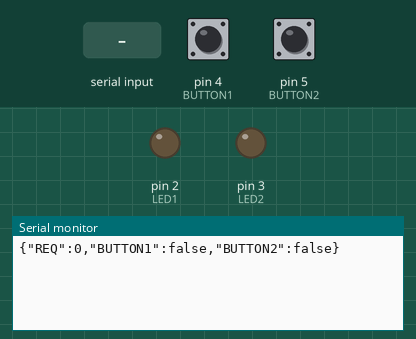
Recording of a sketch running on a simulated Arduino Uno, built with avr-gcc and run on an emulated ATmega328P. Shown: output pins drawn as LEDs (lit = HIGH), the last lines printed to the serial monitor. Inputs (shaded band) come from the test bench; at power-on: pin 4 (BUTTON1) LOW, pin 5 (BUTTON2) LOW. Pins used as bus, display or sensor lines are not drawn.

Above: at 0.9 s.
1.0 s: "1\n" received over Serial
At 2.4 s:
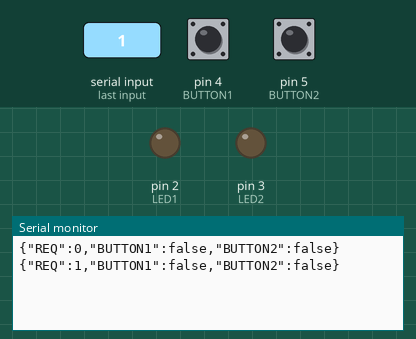
2.5 s: pin 4 (BUTTON1) pulled HIGH for 1 s
At 5.8 s:
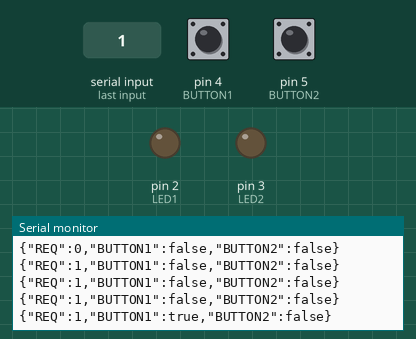
6.5 s: pin 5 (BUTTON2) pulled HIGH for 1 s
At 9.7 s:
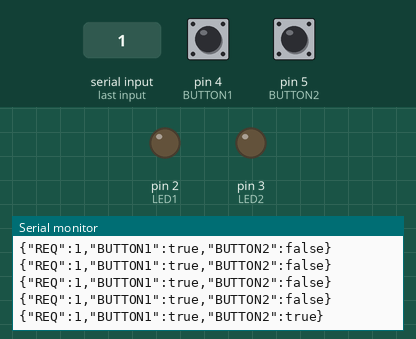

The sketch:

BikeDashboardPlus.ino
```cpp
// (licence header left out)
#define LED1 2
#define LED2 3
#define BUTTON1 4
#define BUTTON2 5
#define INTERVAL 500

#define ROWS 2
#define COLS 10

#include <ArduinoJson.h>
#include <Wire.h>

typedef unsigned long long ull;

// LED display
const int row[ROWS] = {6, 7};
const int col[COLS] = {8, 9, 10, 11, 12, 13, A2, A3, A4, A5};
bool disp[ROWS][COLS];

// serial communication with RPi
StaticJsonDocument<128> send_doc;
StaticJsonDocument<256> receive_doc;

// Cfg
uint8_t led, dtm, bc1, bc2, bc3;

// states of buttons (cur state, prev state)
bool s1, s2, ps1, ps2;
uint8_t unit; // 0 = mph, 1 = km/h, 2 = m/s

// blinking the LED
ull blinkPrevMillis = 0;
bool states[] = {0, 0, 0, 0};

void setup(void){
    Serial.begin(115200);

    // get configurations from RPi
    send_doc["REQ"] = 0;
    send_doc["BUTTON1"] = false;
    send_doc["BUTTON2"] = false;

    String buf;
    serializeJson(send_doc, buf);
    Serial.println(buf);

    while (not Serial.available());
    if (Serial.available()){
        buf = Serial.readStringUntil('\n');
    }
    deserializeJson(receive_doc, buf);

    if (receive_doc.containsKey("LED") and receive_doc.containsKey("DTM")){
        led = receive_doc["LED"];
        dtm = receive_doc["DTM"];
        unit = receive_doc["UNT"];
    }

    // pins
    pinMode(LED1, OUTPUT);
    pinMode(LED2, OUTPUT);

    pinMode(BUTTON1, INPUT);
    pinMode(BUTTON2, INPUT);

    for (auto i: row) pinMode(i, OUTPUT);
    for (auto i: col){
        pinMode(i, OUTPUT);
        digitalWrite(i, HIGH);
    }
}

void loop(void){
    send_doc["REQ"] = 1;

    // get states
    s1 = digitalRead(BUTTON1);
    s2 = digitalRead(BUTTON2);

    // on release
    if (not s1 and ps1) send_doc["BUTTON1"] = true;
    if (not s2 and ps2) send_doc["BUTTON2"] = true;

    // get data from serial and send states to serial
    String buf = Serial.readStringUntil('\n');
    deserializeJson(receive_doc, buf);

    buf = "";
    serializeJson(send_doc, buf);

    Serial.println(buf);
    delay(0.01);

    if (receive_doc.containsKey("GPS")){
        // B1RCV/B2RCV alg
        if (receive_doc["B1RCV"]) send_doc["BUTTON1"] = false;
        if (receive_doc["B2RCV"]) send_doc["BUTTON2"] = false;

        // arrays in the JSON doc
        JsonArray gpsArr = receive_doc["GPS"].as<JsonArray>();
        JsonArray ledArr = receive_doc["LED"].as<JsonArray>();

        // String test = "";
        // serializeJson(ledArr, test);
        // Serial.println(test);

        // toggle LEDs
        if (ledArr[0] == 0){
            digitalWrite(LED1, LOW);
        }
        else if (ledArr[0] == 1){
            toggleLED(LED1);
        }
        else if (ledArr[0] == 2){
            digitalWrite(LED1, HIGH);
        }

        if (ledArr[1] == 0){
            digitalWrite(LED2, LOW);
        }
        else if (ledArr[1] == 1){
            toggleLED(LED2);
        }
        else if (ledArr[1] == 2){
            digitalWrite(LED2, HIGH);
        }

        // convert units
        gpsArr[2] = convToUnit(gpsArr[2]);

        // 1 LED = 2 units of speed if config[LED] is 1, so we can divide by 2
        if (led == 1) gpsArr[2] = (gpsArr[2].as<int>())/2;

        // display speed on LED panel according to configuration
        if (gpsArr[2] <= 0) clearScrn();
        else if (gpsArr[2] >= 20) {
            clearScrn();
            numToArr(19, HIGH);
        }
        else {
            clearScrn();
            numToArr(round(gpsArr[2].as<double>())-1, HIGH); // 1mph should be LED0
        }
        modDisp(); // put arr to LED
    } else{
        // turn everything off

        digitalWrite(LED1, LOW);
        digitalWrite(LED2, LOW);

        clearScrn();
        modDisp();
    }

    // prev states
    ps1 = s1;
    ps2 = s2;
}

// modifies arr to value (HIGH or LOW) based on LED num
void numToArr(int lnum, bool val){
    if (lnum < 0 or lnum > 19) return;

    if (lnum >= 0 and lnum < 10) disp[0][lnum] = val;
    if (lnum >= 10 and lnum < 20) disp[1][lnum-10] = val;
}

// sets all values to LOW
void clearScrn(void){
    for (int r = 0; r < ROWS; r++){
        for (int c = 0; c < COLS; c++){
            disp[r][c] = LOW;
        }
    }
}

// sets all values to HIGH
void allScrn(void){
    for (int r = 0; r < ROWS; r++){
        for (int c = 0; c < COLS; c++){
            disp[r][c] = HIGH;
        }
    }
}

// modifies display based on disp[][] matrix
void modDisp(void){ // HIGH = on, LOW = off
/*    2x10 LED matrix
//
//        8  9  10 11 12 13 A2 A3 A4 A5
//      |-------------------------------|
//  6 R |  0  1  2  3  4  5  6  7  8  9 |
//      |                               |
//  7 R | 10 11 12 13 14 15 16 17 18 19 |
//      |-------------------------------|
//    R = 220 ohms
//
//    Numbers represent LEDs and
//    the numbers on the side represent pins
//    R represents resistors
*/
    for (int r = 0; r < ROWS; r++){
        bool hasOn = false;
        for (int c = 0; c < COLS; c++){
            hasOn = (hasOn || disp[r][c]);
        }

        digitalWrite(row[r], hasOn);
        for (int c = 0; c < COLS && hasOn; c++){
            digitalWrite(col[c], not disp[r][c]);
        }
    }
}

int convToUnit(int sp){
    /*
    Assumes that default is given in mph because the
    default speed for the Neo6M is mph
    */

    if (unit == 0) return sp; // mph
    else if (unit == 1) return ((int) (sp/1.0)*1.609); // km/h
    else return ((int) (sp/1.0)/2.237); // mph
}

void toggleLED(int led){
    if (millis() - blinkPrevMillis >= INTERVAL){
        blinkPrevMillis = millis();

        if (states[led] == LOW){
            states[led] = HIGH;
        } else{
            states[led] = LOW;
        }
    }

    digitalWrite(led, states[led]);
}
```

Measured:
- after the input at 1.0 s, the serial monitor: prints a new line after 1.0 s (image 1)
- after the input at 2.5 s, the serial monitor: prints a new line after 2.5 s (image 2)
- after the input at 6.5 s, the serial monitor: prints a new line after 2.5 s (image 3)
